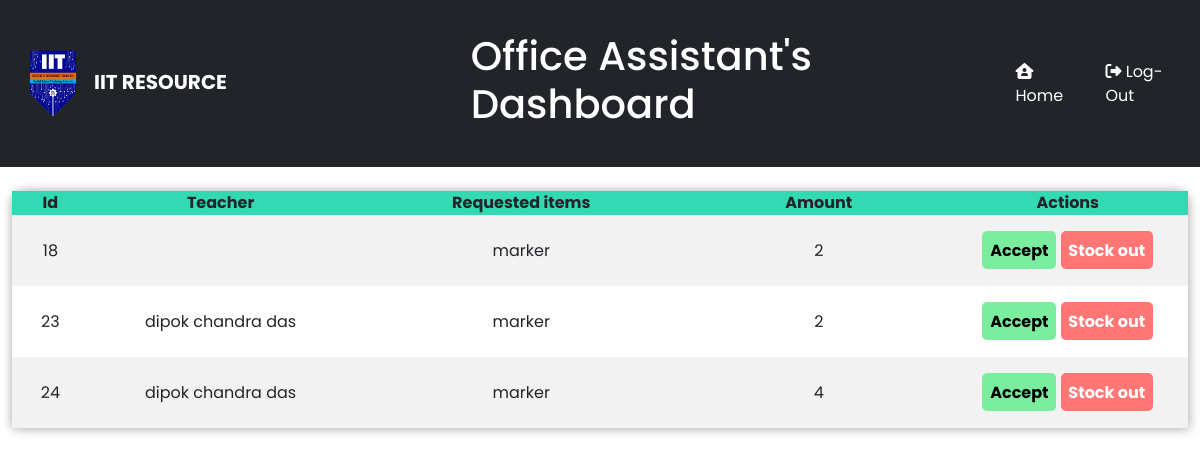
Screenshot of /itemRequestResponse.php (signed in) with the database file from the repository.
### tables this page shows
CREATE TABLE `itemrequest` (
  `id` int(10) UNSIGNED NOT NULL,
  `teacherName` varchar(255) DEFAULT NULL,
  `description` varchar(255) DEFAULT NULL,
  `amount` varchar(255) DEFAULT NULL,
  `itemRequeststatus` varchar(10) DEFAULT 'pending',
  `dateColumn` timestamp NOT NULL DEFAULT current_timestamp() ON UPDATE current_timestamp()
);

### itemRequestResponse.php (the view, shortened to what this page needs)
<!DOCTYPE html>
<html lang="en">
<head>
<link href="https://cdn.jsdelivr.net/npm/bootstrap@5.2.0/dist/css/bootstrap.min.css" rel="stylesheet">
<link rel="stylesheet" href="ManageFiles.css">
</head>
<body>
 <nav class="navbar navbar-expand-lg bg-dark">
    <div class="container-fluid">
      <a class="navbar-brand" href="OfficeAssistantPage.php"><img src="./img/logo.png" width="50px" alt="logo"><span class="navbar-brand mr-2">IIT RESOURCE</span></a>
      <h1>Office Assistant's Dashboard</h1>
      <div class="collapse navbar-collapse" id="navbarNav">
        <ul class="navbar-nav ms-auto">
          <li class="nav-item">
            <a class="nav-link" aria-current="page" href="OfficeAssistantPage.php" style="margin-right: 15px;"><i class="fa-solid fa-house-user"></i> Home</a>
          </li>
          <li class="nav-item">
            <a class="nav-link" href="logout.php"><i class="fa-solid fa-right-from-bracket"></i> Log-Out</a>
          </li>
        </ul>
      </div>
    </div>
  </nav> <br>
  <?php
    include('DatabaseConnection.php');
    $fetchItemRequestSql= "SELECT * from itemrequest where itemRequeststatus = 'pending'";
    $fetchItemRequestResult= mysqli_query($conn,$fetchItemRequestSql);
    if(mysqli_num_rows($fetchItemRequestResult) > 0)
    {
        ?>
        <table>
            <tr>
            <th>Id</th>
            <th>Teacher</th>
            <th>Requested items</th>
            <th>Amount</th>
            <th>Actions</th>
            </tr>
        <?php
            while($row= mysqli_fetch_assoc($fetchItemRequestResult))
            {
                $id=$row['id'];
                $TeacherName=$row['teacherName'];
                $Description=$row['description'];
                $amount= $row['amount'];
        ?>
                        <tr>
                            <td><?php echo $id; ?></td>
                            <td><?php echo $TeacherName; ?> </td>
                            <td><?php echo $Description; ?></td>
                            <td><?php echo $amount; ?></td>
                            <td>
                            <a href="acceptItemRequestResponse.php?AcceptRequestId=<?php echo $id; ?>" class="update-button">Accept</a>
                            <a href="stockOutItemRequest.php?rejectRequestId=<?php echo $id; ?>" class="delete-button">Stock out</a>
                            </td>
                        </tr>
        <?php
            }
            }
            else
            {
            echo '<script>alert("No request to show.!");
            </script>';
            }
        ?>
            </table>
</body>
</html>

### ManageFiles.css (style rules this page uses)
* { font-family: 'Poppins', sans-serif; }
* { margin: 0; padding: 0; }
h1 { margin-left: 16%; padding: 2%; color: #ffff; }
body { margin: 0px; padding: 0px; display: flex; flex-direction: column; height: 100vh; }
.delete-button { background-color: #ff7675; padding: 4%; color: white; text-decoration: none; font-weight: bold; border-radius: 5px; }
.update-button { background-color: #7bed9f; padding: 4%; color: black; text-decoration: none; font-weight: bold; border-radius: 5px; border: none; }
table { border-collapse: collapse; margin-left: 1%; text-align: center; border-radius: 12px 12px 0 0; width: 98%; box-shadow: 2px 2px 12px rgba(0, 0, 0, 0.2), -1px -1px 8px rgba(0, 0, 0, 0.2); }
tr { transition: all .2s ease-in; cursor: pointer; }
th { background: #33d9b2; }
td { width: 20px; text-align: center; padding: 2%; }
tr:nth-child(even) { background-color: #f2f2f2; }
.navbar-brand { font-weight: bold; color: #ffffff; margin-left: 1rem; }
.nav-link { color: #ffffff; }
span { pointer-events: none; }

### rows the page displays
itemrequest: id "18", description "marker", amount "2"
itemrequest: id "23", teacherName "dipok chandra das", description "marker", amount "2"
itemrequest: id "24", teacherName "dipok chandra das", description "marker", amount "4"
